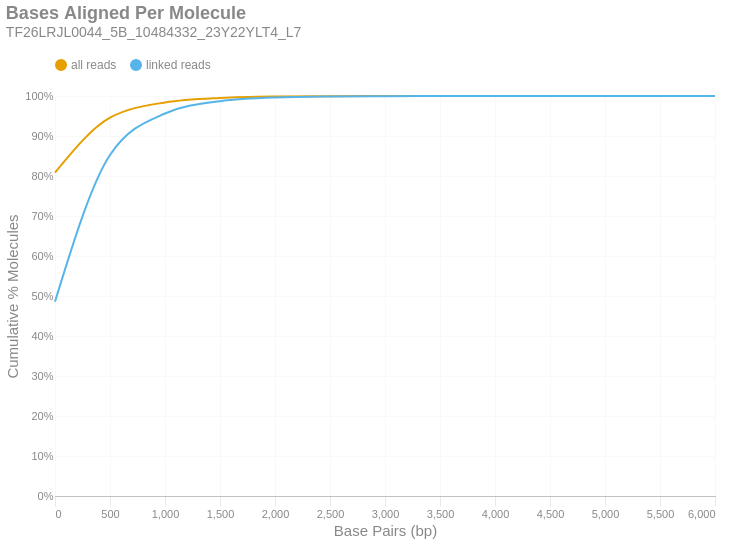

The notebook cell saved with this chart:
### Markdown cell above
### Bases Aligned Per Molecule
This is a cumulative frequency distribution showing the number of base pairs aligned per unique molecule. These data are shown in 500 bp bins. There are two distributions: one with `all reads` (yellow) and another with only `linked reads` (blue). The percent of molecules in the `linked reads` distribution is relative to the total number of linked molecules.

### Code cell
if SKIPLR:
    print_html(f"Skipped")
else:
    binned_df = consolidated_hist(valids['aligned_bp'], mask, 500, True)
    with SafeRender(binned_df):
        (
            density_plot(binned_df, 'Bases Aligned Per Molecule', samplename, 'basesper')
            .encode(
                x=alt.X('bin:Q', title="Base Pairs (bp)").axis(tickMinStep=500).scale(padding=0),
                y=alt.Y('value:Q', title='Cumulative % Molecules')
                    .axis(format='%')
                    .scale(domain = [0,1])
                    .stack(False),
                color=alt.Color("key:N").scale(domain = ["all reads", "linked reads"]),
                tooltip = [
                    alt.Tooltip("key:N", title = "Data Type"),
                    alt.Tooltip("range_label:N", title="Bases Aligned Per Molecule"),
                    alt.Tooltip("value:Q", format = ".2%", title="% Molecules (Cum.)")
                ]
            )
        ).display()

### Figure 1 — Vega-Lite specification as saved in the notebook (floating-point values rounded to 4 significant figures)
{"width": "container", "height": 400, "config": {"title": {"anchor": "start", "dy": -15, "fontSize": 18, "color": "#888888", "subtitleColor": "#888888", "subtitleFontSize": 14}, "arc": {"fill": "#0072B2"}, "axis": {"domainColor": "#888888", "domainWidth": 0.5, "gridWidth": 0.2, "grid": false, "titleFontWeight": 400, "titleFontSize": 15, "labelFontSize": 11, "labelColor": "#888888", "tickColor": "#888888", "tickWidth": 0.2, "titleColor": "#888888"}, "axisBand": {"grid": false}, "axisX": {"grid": true, "tickSize": 10, "domainCap": "round"}, "axisY": {"domain": false, "grid": true, "tickSize": 0, "domainCap": "round"}, "background": "transparent", "header": {"labelFontSize": 15, "labelColor": "#888888", "titleFontSize": 15, "titleFontWeight": 600, "titleColor": "#888888"}, "legend": {"labelFont": "sans-serif", "labelFontSize": 12, "labelColor": "#888888", "symbolSize": 100, "symbolType": "circle", "titleFontSize": 12, "titlePadding": 10, "titleColor": "#888888", "title": null, "orient": "top"}, "range": {"category": ["#E69F00", "#56B4E9", "#009E73", "#F0E442", "#0072B2", "#D55E00", "#CC79A7", "#000000"], "diverging": ["#cfe8f3", "#a2d4ec", "#73bfe2", "#46abdb", "#1696d2", "#12719e"]}, "area": {"fill": "#0072B2", "fillOpacity": 0.7, "line": true, "strokeOpacity": 0.7}, "line": {"color": "#0072B2", "stroke": "#0072B2", "strokeWidth": 2}, "trail": {"color": "#0072B2", "stroke": "#0072B2", "strokeWidth": 0, "size": 1}, "point": {"filled": true, "fillOpacity": 1.0, "size": 95}, "text": {"color": "#888888", "fontSize": 11, "align": "right", "fontWeight": 400, "size": 11}, "bar": {"fill": "#0072B2", "stroke": null}, "view": {"stroke": null, "continuousWidth": 660, "continuousHeight": 400}}, "data": {"name": "data-6371b1cf05355d06a4605c11bf475463"}, "mark": {"type": "line", "interpolate": "monotone", "point": {"opacity": 0, "size": 275}}, "encoding": {"color": {"field": "key", "scale": {"domain": ["all reads", "linked reads"]}, "type": "nominal"}, "tooltip": [{"field": "key", "title": "Data Type", "type": "nominal"}, {"field": "range_label", "title": "Bases Aligned Per Molecule", "type": "nominal"}, {"field": "value", "format": ".2%", "title": "% Molecules (Cum.)", "type": "quantitative"}], "x": {"axis": {"tickMinStep": 500}, "field": "bin", "scale": {"padding": 0}, "title": "Base Pairs (bp)", "type": "quantitative"}, "y": {"axis": {"format": "%"}, "field": "value", "scale": {"domain": [0, 1]}, "stack": false, "title": "Cumulative % Molecules", "type": "quantitative"}}, "params": [{"name": "param_c36ac31b6afebe62", "select": {"type": "point", "fields": ["key"]}, "bind": "legend"}], "title": {"text": "Bases Aligned Per Molecule", "subtitle": "TF26LRJL0044_5B_10484332_23Y22YLT4_L7"}, "transform": [{"fold": ["all reads (cumsum)", "linked reads (cumsum)"]}, {"calculate": "replace(datum.key, ' (cumsum)', '')", "as": "key"}, {"filter": {"param": "param_c36ac31b6afebe62"}}], "usermeta": {"embedOptions": {"downloadFileName": "TF26LRJL0044_5B_10484332_23Y22YLT4_L7.basesper"}}, "$schema": "https://vega.github.io/schema/vega-lite/v6.4.1.json", "datasets": {"data-6371b1cf05355d06a4605c11bf475463": [{"bin": "0.0", "interval": "0.0-500.0", "all reads": 0.8085, "linked reads": 0.486, "all reads (cumsum)": 0.8085, "linked reads (cumsum)": 0.486, "range_label": "0-499"}, {"bin": "500.0", "interval": "500.0-1000.0", "all reads": 0.1372, "linked reads": 0.3665, "all reads (cumsum)": 0.9457, "linked reads (cumsum)": 0.8525, "range_label": "500-999"}, {"bin": "1000.0", "interval": "1000.0-1500.0", "all reads": 0.0382, "linked reads": 0.1038, "all reads (cumsum)": 0.9839, "linked reads (cumsum)": 0.9563, "range_label": "1000-1499"}, {"bin": "1500.0", "interval": "1500.0-2000.0", "all reads": 0.01136, "linked reads": 0.03089, "all reads (cumsum)": 0.9953, "linked reads (cumsum)": 0.9872, "range_label": "1500-1999"}, {"bin": "2000.0", "interval": "2000.0-2500.0", "all reads": 0.003452, "linked reads": 0.009389, "all reads (cumsum)": 0.9987, "linked reads (cumsum)": 0.9965, "range_label": "2000-2499"}, {"bin": "2500.0", "interval": "2500.0-3000.0", "all reads": 0.0008952, "linked reads": 0.002435, "all reads (cumsum)": 0.9996, "linked reads (cumsum)": 0.999, "range_label": "2500-2999"}, {"bin": "3000.0", "interval": "3000.0-3500.0", "all reads": 0.0002485, "linked reads": 0.000676, "all reads (cumsum)": 0.9999, "linked reads (cumsum)": 0.9997, "range_label": "3000-3499"}, {"bin": "3500.0", "interval": "3500.0-4000.0", "all reads": 8.539e-05, "linked reads": 0.0002323, "all reads (cumsum)": 1.0, "linked reads (cumsum)": 0.9999, "range_label": "3500-3999"}, {"bin": "4000.0", "interval": "4000.0-4500.0", "all reads": 3.124e-05, "linked reads": 8.497e-05, "all reads (cumsum)": 1.0, "linked reads (cumsum)": 1.0, "range_label": "4000-4499"}, {"bin": "4500.0", "interval": "4500.0-5000.0", "all reads": 6.248e-06, "linked reads": 1.699e-05, "all reads (cumsum)": 1.0, "linked reads (cumsum)": 1.0, "range_label": "4500-4999"}, {"bin": "5000.0", "interval": "5000.0-5500.0", "all reads": 2.777e-06, "linked reads": 6.609e-06, "all reads (cumsum)": 1.0, "linked reads (cumsum)": 1.0, "range_label": "5000-5499"}, {"bin": "5500.0", "interval": "5500.0-6000.0", "all reads": 3.471e-07, "linked reads": 9.441e-07, "all reads (cumsum)": 1.0, "linked reads (cumsum)": 1.0, "range_label": "5500-5999"}, {"bin": "6000.0", "interval": "6000.0-6500.0", "all reads": 3.471e-07, "linked reads": 9.441e-07, "all reads (cumsum)": 1.0, "linked reads (cumsum)": 1.0, "range_label": "6000-6499"}]}}
